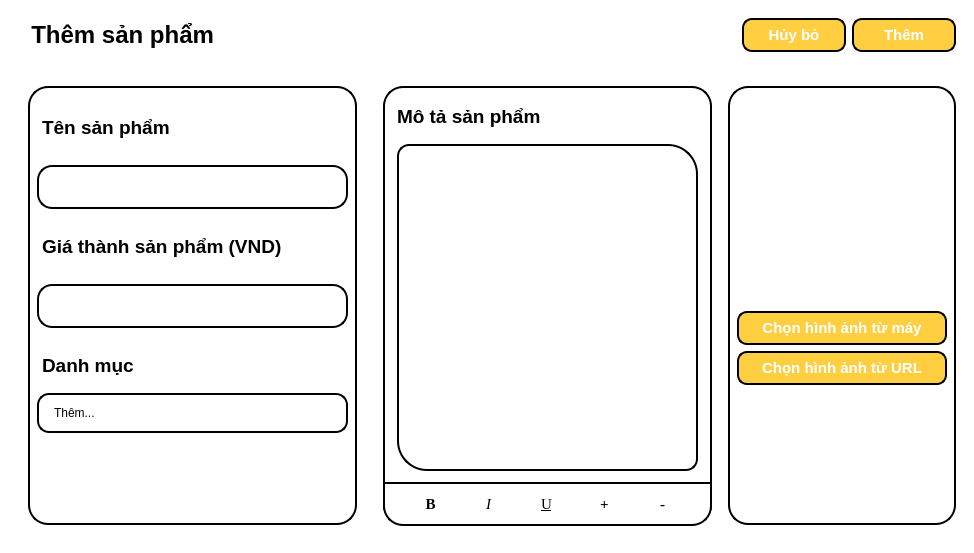
<?xml version="1.0" encoding="UTF-8"?>
<ui version="4.0">
 <class>MainWindow</class>
 <widget class="QMainWindow" name="MainWindow">
  <property name="geometry">
   <rect>
    <x>0</x>
    <y>0</y>
    <width>974</width>
    <height>553</height>
   </rect>
  </property>
  <property name="windowTitle">
   <string>MainWindow</string>
  </property>
  <property name="styleSheet">
   <string notr="true">background-color: white;
color: black;</string>
  </property>
  <widget class="QWidget" name="centralwidget">
   <layout class="QVBoxLayout" name="verticalLayout">
    <item>
     <widget class="QWidget" name="widget" native="true">
      <property name="styleSheet">
       <string notr="true">max-height: 60px;</string>
      </property>
      <layout class="QHBoxLayout" name="horizontalLayout_2">
       <item>
        <widget class="QLabel" name="l_title">
         <property name="font">
          <font>
           <family>Segoe UI</family>
           <pointsize>18</pointsize>
           <bold>true</bold>
          </font>
         </property>
         <property name="text">
          <string>  Thêm sản phẩm</string>
         </property>
        </widget>
       </item>
       <item>
        <widget class="QPushButton" name="cancel">
         <property name="font">
          <font>
           <family>Segoe UI</family>
           <pointsize>11</pointsize>
           <bold>true</bold>
          </font>
         </property>
         <property name="styleSheet">
          <string notr="true">QPushButton{
	border: 2px solid black;
	height: 30px;
	border-radius: 10px;
	background-color: #FFCE41;
	color: white;
	max-width: 100px;
	min-width: 100px;
}

QPushButton::hover{
	border: 3px solid black;
	height: 30px;
	border-radius: 10px;
	background-color: #FFCE41;
	max-width: 100px;
	min-width: 100px;
}

QPushButton::pressed{
	border: 3px solid black;
	height: 30px;
	border-radius: 10px;
	background-color: rgb(234, 188, 59);
	max-width: 100px;
	min-width: 100px;
}</string>
         </property>
         <property name="text">
          <string>Hủy bỏ</string>
         </property>
        </widget>
       </item>
       <item>
        <widget class="QPushButton" name="add">
         <property name="font">
          <font>
           <family>Segoe UI</family>
           <pointsize>11</pointsize>
           <bold>true</bold>
          </font>
         </property>
         <property name="styleSheet">
          <string notr="true">QPushButton{
	border: 2px solid black;
	height: 30px;
	border-radius: 10px;
	background-color: #FFCE41;
	color: white;
	max-width: 100px;
	min-width: 100px;
}

QPushButton::hover{
	border: 3px solid black;
	height: 30px;
	border-radius: 10px;
	background-color: #FFCE41;
	max-width: 100px;
	min-width: 100px;
}

QPushButton::pressed{
	border: 3px solid black;
	height: 30px;
	border-radius: 10px;
	background-color: rgb(234, 188, 59);
	max-width: 100px;
	min-width: 100px;
}</string>
         </property>
         <property name="text">
          <string>Thêm</string>
         </property>
        </widget>
       </item>
      </layout>
     </widget>
    </item>
    <item>
     <widget class="QWidget" name="widget_2" native="true">
      <layout class="QHBoxLayout" name="horizontalLayout">
       <item>
        <widget class="QWidget" name="widget_5" native="true">
         <property name="styleSheet">
          <string notr="true">QWidget{
	/*max-height: 380px;*/
	background-color: white;
	color: black;
	border-radius: 20px;
	border: 2px solid black;
	margin: 10px;
}</string>
         </property>
         <layout class="QVBoxLayout" name="verticalLayout_4">
          <item>
           <widget class="QWidget" name="widget_3" native="true">
            <property name="styleSheet">
             <string notr="true">background-color: transparent;
border: 0px;
margin: 0px;
padding: 0px;
min-height: 15px;
max-height: 15px;</string>
            </property>
           </widget>
          </item>
          <item>
           <widget class="QLabel" name="name">
            <property name="font">
             <font>
              <family>Segoe UI</family>
              <pointsize>14</pointsize>
              <bold>true</bold>
             </font>
            </property>
            <property name="styleSheet">
             <string notr="true">border: 0px;</string>
            </property>
            <property name="text">
             <string>Tên sản phẩm</string>
            </property>
           </widget>
          </item>
          <item>
           <widget class="QLineEdit" name="line_name">
            <property name="font">
             <font>
              <family>Segoe UI</family>
              <pointsize>12</pointsize>
             </font>
            </property>
            <property name="styleSheet">
             <string notr="true">padding: 5px;
border: 2px solid black;
border-radius: 15px;
height: 30px;
margin: 10px;</string>
            </property>
           </widget>
          </item>
          <item>
           <widget class="QLabel" name="price">
            <property name="font">
             <font>
              <family>Segoe UI</family>
              <pointsize>14</pointsize>
              <bold>true</bold>
             </font>
            </property>
            <property name="styleSheet">
             <string notr="true">border: 0px;</string>
            </property>
            <property name="text">
             <string>Giá thành sản phẩm (VND)</string>
            </property>
           </widget>
          </item>
          <item>
           <widget class="QLineEdit" name="line_price">
            <property name="styleSheet">
             <string notr="true">padding: 5px;
border: 2px solid black;
border-radius: 15px;
height: 30px;
margin: 10px;</string>
            </property>
            <property name="inputMask">
             <string notr="true"/>
            </property>
            <property name="text">
             <string notr="true"/>
            </property>
            <property name="frame">
             <bool>false</bool>
            </property>
           </widget>
          </item>
          <item>
           <widget class="QLabel" name="tag">
            <property name="font">
             <font>
              <family>Segoe UI</family>
              <pointsize>14</pointsize>
              <bold>true</bold>
             </font>
            </property>
            <property name="styleSheet">
             <string notr="true">border: 0px;</string>
            </property>
            <property name="text">
             <string>Danh mục</string>
            </property>
           </widget>
          </item>
          <item>
           <widget class="QComboBox" name="tag_name">
            <property name="styleSheet">
             <string notr="true">QComboBox{
	height: 30px;
	padding: 3px;
	border: 2px solid black;
	margin-top: 0px;
	border-radius: 12px;
	padding-left: 15px;
}

QComboBox::drop-down {
    border-color: transparent;
}

QComboBox QAbstractItemView {
    border: 1px solid gray;
    box-shadow: transparent;
	border-radius: 0px;
	margin: 0px;
}</string>
            </property>
            <item>
             <property name="text">
              <string>Thêm...</string>
             </property>
            </item>
           </widget>
          </item>
          <item>
           <spacer name="verticalSpacer_2">
            <property name="orientation">
             <enum>Qt::Orientation::Vertical</enum>
            </property>
            <property name="sizeHint" stdset="0">
             <size>
              <width>20</width>
              <height>40</height>
             </size>
            </property>
           </spacer>
          </item>
         </layout>
        </widget>
       </item>
       <item>
        <widget class="QWidget" name="widget_6" native="true">
         <property name="styleSheet">
          <string notr="true">background-color: white;
color: black;
border-radius: 20px;
border: 2px solid black;
margin: 10px;</string>
         </property>
         <layout class="QVBoxLayout" name="verticalLayout_8">
          <item>
           <widget class="QLabel" name="discription">
            <property name="font">
             <font>
              <family>Segoe UI</family>
              <pointsize>14</pointsize>
              <bold>true</bold>
             </font>
            </property>
            <property name="styleSheet">
             <string notr="true">border: 0px;
padding-top: 10px;</string>
            </property>
            <property name="text">
             <string>Mô tả sản phẩm</string>
            </property>
           </widget>
          </item>
          <item>
           <widget class="QTextEdit" name="textEdit">
            <property name="font">
             <font>
              <family>Segoe UI</family>
              <pointsize>12</pointsize>
             </font>
            </property>
            <property name="styleSheet">
             <string notr="true">padding: 5px;
border: 2px solid black;
margin: 15px;
margin-top: 0px;
margin-bottom: 5px;
border-radius: 30px;
border-top-left-radius: 12px;
border-bottom-right-radius: 12px;</string>
            </property>
            <property name="verticalScrollBarPolicy">
             <enum>Qt::ScrollBarPolicy::ScrollBarAlwaysOff</enum>
            </property>
            <property name="horizontalScrollBarPolicy">
             <enum>Qt::ScrollBarPolicy::ScrollBarAlwaysOff</enum>
            </property>
            <property name="html">
             <string>&lt;!DOCTYPE HTML PUBLIC &quot;-//W3C//DTD HTML 4.0//EN&quot; &quot;http://www.w3.org/TR/REC-html40/strict.dtd&quot;&gt;
&lt;html&gt;&lt;head&gt;&lt;meta name=&quot;qrichtext&quot; content=&quot;1&quot; /&gt;&lt;meta charset=&quot;utf-8&quot; /&gt;&lt;style type=&quot;text/css&quot;&gt;
p, li { white-space: pre-wrap; }
hr { height: 1px; border-width: 0; }
li.unchecked::marker { content: &quot;\2610&quot;; }
li.checked::marker { content: &quot;\2612&quot;; }
&lt;/style&gt;&lt;/head&gt;&lt;body style=&quot; font-family:'Segoe UI'; font-size:12pt; font-weight:400; font-style:normal;&quot;&gt;
&lt;p style=&quot;-qt-paragraph-type:empty; margin-top:0px; margin-bottom:0px; margin-left:0px; margin-right:0px; -qt-block-indent:0; text-indent:0px;&quot;&gt;&lt;br /&gt;&lt;/p&gt;&lt;/body&gt;&lt;/html&gt;</string>
            </property>
            <property name="placeholderText">
             <string/>
            </property>
           </widget>
          </item>
          <item>
           <widget class="QWidget" name="widget_9" native="true">
            <property name="styleSheet">
             <string notr="true">margin: 0px;
margin-left: 1px;
margin-right: 1px;
border: 2px solid black;
min-height: 35px;
max-height: 35px;
padding-bottom: 5px;
border-top-left-radius: 0px;
border-top-right-radius: 0px;</string>
            </property>
            <layout class="QHBoxLayout" name="horizontalLayout_7">
             <item>
              <widget class="QPushButton" name="bold">
               <property name="font">
                <font>
                 <family>Times New Roman</family>
                 <pointsize>11</pointsize>
                 <italic>false</italic>
                 <bold>true</bold>
                </font>
               </property>
               <property name="styleSheet">
                <string notr="true">QPushButton{
	margin: 0px;
	border: 0px;
	min-height: 25px;
	max-height: 25px;
	min-width: 25px;
	max-width: 25px;
	background-color: white;
	border-radius: 8px;
	padding: 0px;
}
QPushButton::hover{
	margin: 0px;
	border: 0px;
	min-height: 25px;
	max-height: 25px;
	min-width: 25px;
	max-width: 25px;
	background-color: #eeeeee;	
	border-radius: 8px;
	padding: 0px;
}
QPushButton::pressed{
	margin: 0px;
	border: 0px;
	min-height: 25px;
	max-height: 25px;
	min-width: 25px;
	max-width: 25px;
	background-color: gray;	
	border-radius: 8px;
	padding: 0px;
}</string>
               </property>
               <property name="text">
                <string>B</string>
               </property>
              </widget>
             </item>
             <item>
              <widget class="QPushButton" name="italic">
               <property name="font">
                <font>
                 <family>Times New Roman</family>
                 <pointsize>11</pointsize>
                 <italic>true</italic>
                </font>
               </property>
               <property name="styleSheet">
                <string notr="true">QPushButton{
	margin: 0px;
	border: 0px;
	min-height: 25px;
	max-height: 25px;
	min-width: 25px;
	max-width: 25px;
	background-color: white;
	border-radius: 8px;
	padding: 0px;
}
QPushButton::hover{
	margin: 0px;
	border: 0px;
	min-height: 25px;
	max-height: 25px;
	min-width: 25px;
	max-width: 25px;
	background-color: #eeeeee;	
	border-radius: 8px;
	padding: 0px;
}
QPushButton::pressed{
	margin: 0px;
	border: 0px;
	min-height: 25px;
	max-height: 25px;
	min-width: 25px;
	max-width: 25px;
	background-color: gray;	
	border-radius: 8px;
	padding: 0px;
}</string>
               </property>
               <property name="text">
                <string>I</string>
               </property>
              </widget>
             </item>
             <item>
              <widget class="QPushButton" name="underline">
               <property name="font">
                <font>
                 <family>Times New Roman</family>
                 <pointsize>11</pointsize>
                 <italic>false</italic>
                 <underline>true</underline>
                </font>
               </property>
               <property name="styleSheet">
                <string notr="true">QPushButton{
	margin: 0px;
	border: 0px;
	min-height: 25px;
	max-height: 25px;
	min-width: 25px;
	max-width: 25px;
	background-color: white;
	border-radius: 8px;
	padding: 0px;
}
QPushButton::hover{
	margin: 0px;
	border: 0px;
	min-height: 25px;
	max-height: 25px;
	min-width: 25px;
	max-width: 25px;
	background-color: #eeeeee;	
	border-radius: 8px;
	padding: 0px;
}
QPushButton::pressed{
	margin: 0px;
	border: 0px;
	min-height: 25px;
	max-height: 25px;
	min-width: 25px;
	max-width: 25px;
	background-color: gray;	
	border-radius: 8px;
	padding: 0px;
}</string>
               </property>
               <property name="text">
                <string>U</string>
               </property>
              </widget>
             </item>
             <item>
              <widget class="QPushButton" name="increase">
               <property name="font">
                <font>
                 <family>Times New Roman</family>
                 <pointsize>11</pointsize>
                 <italic>false</italic>
                 <bold>true</bold>
                </font>
               </property>
               <property name="styleSheet">
                <string notr="true">QPushButton{
	margin: 0px;
	border: 0px;
	min-height: 25px;
	max-height: 25px;
	min-width: 25px;
	max-width: 25px;
	background-color: white;
	border-radius: 8px;
	padding: 0px;
}
QPushButton::hover{
	margin: 0px;
	border: 0px;
	min-height: 25px;
	max-height: 25px;
	min-width: 25px;
	max-width: 25px;
	background-color: #eeeeee;	
	border-radius: 8px;
	padding: 0px;
}
QPushButton::pressed{
	margin: 0px;
	border: 0px;
	min-height: 25px;
	max-height: 25px;
	min-width: 25px;
	max-width: 25px;
	background-color: gray;	
	border-radius: 8px;
	padding: 0px;
}</string>
               </property>
               <property name="text">
                <string>+</string>
               </property>
              </widget>
             </item>
             <item>
              <widget class="QPushButton" name="decrease">
               <property name="font">
                <font>
                 <family>Times New Roman</family>
                 <pointsize>11</pointsize>
                 <italic>false</italic>
                 <bold>true</bold>
                </font>
               </property>
               <property name="styleSheet">
                <string notr="true">QPushButton{
	margin: 0px;
	border: 0px;
	min-height: 25px;
	max-height: 25px;
	min-width: 25px;
	max-width: 25px;
	background-color: white;
	border-radius: 8px;
	padding: 0px;
}
QPushButton::hover{
	margin: 0px;
	border: 0px;
	min-height: 25px;
	max-height: 25px;
	min-width: 25px;
	max-width: 25px;
	background-color: #eeeeee;	
	border-radius: 8px;
	padding: 0px;
}
QPushButton::pressed{
	margin: 0px;
	border: 0px;
	min-height: 25px;
	max-height: 25px;
	min-width: 25px;
	max-width: 25px;
	background-color: gray;	
	border-radius: 8px;
	padding: 0px;
}</string>
               </property>
               <property name="text">
                <string>-</string>
               </property>
              </widget>
             </item>
            </layout>
           </widget>
          </item>
         </layout>
        </widget>
       </item>
       <item>
        <widget class="QWidget" name="widget_4" native="true">
         <property name="styleSheet">
          <string notr="true">background-color: white;
border: 2px solid black;
border-radius: 20px;
margin-top: 10px;
margin-bottom: 10px;</string>
         </property>
         <layout class="QVBoxLayout" name="verticalLayout_2">
          <item>
           <widget class="QLabel" name="image">
            <property name="styleSheet">
             <string notr="true">max-width: 200px;
min-width: 200px;
max-height: 200px;
min-height: 200px;

background-color: white;
border: 0px;
border-radius: 0px;
margin: 5px;
margin-top: 15px;</string>
            </property>
            <property name="text">
             <string/>
            </property>
           </widget>
          </item>
          <item>
           <widget class="QPushButton" name="choose_image">
            <property name="font">
             <font>
              <family>Segoe UI</family>
              <pointsize>11</pointsize>
              <bold>true</bold>
             </font>
            </property>
            <property name="styleSheet">
             <string notr="true">QPushButton{
	border: 2px solid black;
	height: 30px;
	border-radius: 10px;
	background-color: #FFCE41;
	color: white;
	max-height: 30px;
	min-height: 30px;
	margin: 0px;
}

QPushButton::hover{
	border: 3px solid black;
	height: 30px;
	border-radius: 10px;
	background-color: #FFCE41;
	max-height: 30px;
	min-height: 30px;
	margin: 0px;
}

QPushButton::pressed{
	border: 3px solid black;
	height: 30px;
	border-radius: 10px;
	background-color: rgb(234, 188, 59);
	max-height: 30px;
	min-height: 30px;
	margin: 0px;
}</string>
            </property>
            <property name="text">
             <string>Chọn hình ảnh từ máy</string>
            </property>
           </widget>
          </item>
          <item>
           <widget class="QPushButton" name="choose_image_url">
            <property name="font">
             <font>
              <family>Segoe UI</family>
              <pointsize>11</pointsize>
              <bold>true</bold>
             </font>
            </property>
            <property name="styleSheet">
             <string notr="true">QPushButton{
	border: 2px solid black;
	height: 30px;
	border-radius: 10px;
	background-color: #FFCE41;
	color: white;
	max-height: 30px;
	min-height: 30px;
	margin: 0px;
}

QPushButton::hover{
	border: 3px solid black;
	height: 30px;
	border-radius: 10px;
	background-color: #FFCE41;
	max-height: 30px;
	min-height: 30px;
	margin: 0px;
}

QPushButton::pressed{
	border: 3px solid black;
	height: 30px;
	border-radius: 10px;
	background-color: rgb(234, 188, 59);
	max-height: 30px;
	min-height: 30px;
	margin: 0px;
}</string>
            </property>
            <property name="text">
             <string>Chọn hình ảnh từ URL</string>
            </property>
           </widget>
          </item>
          <item>
           <spacer name="verticalSpacer">
            <property name="orientation">
             <enum>Qt::Orientation::Vertical</enum>
            </property>
            <property name="sizeHint" stdset="0">
             <size>
              <width>20</width>
              <height>40</height>
             </size>
            </property>
           </spacer>
          </item>
         </layout>
        </widget>
       </item>
      </layout>
     </widget>
    </item>
   </layout>
  </widget>
 </widget>
 <resources/>
 <connections/>
</ui>
